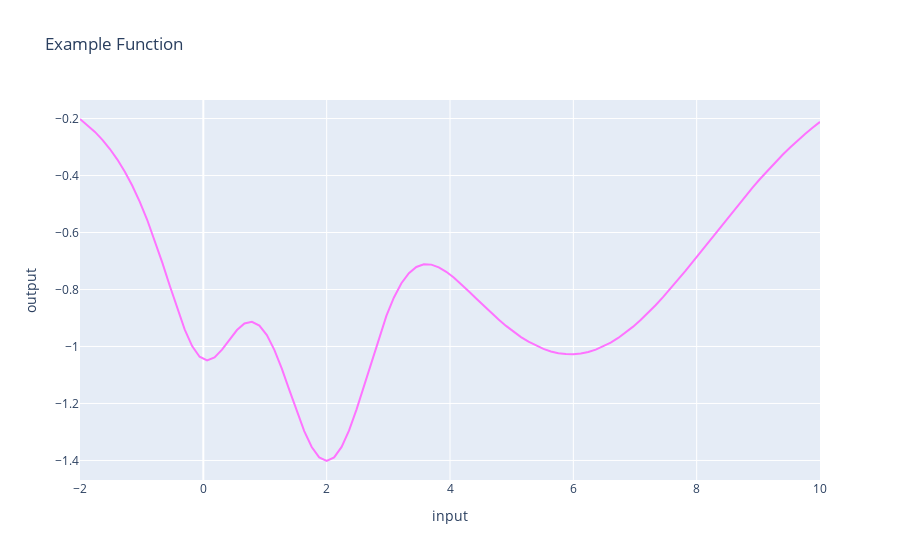

Source (notebook cell):
### Code cell
import plotly.graph_objects as go

x=np.linspace(-2.,10.,100)
x_new=x.reshape((100,-1))
z=[func(x_[0]) for x_ in x_new]

data = go.Scatter(x=x,y=z,line_color="#FE73FF")

fig=go.Figure(data=data)
fig.update_layout(title="Example Function", xaxis_title="input", yaxis_title="output")
fig.show()
